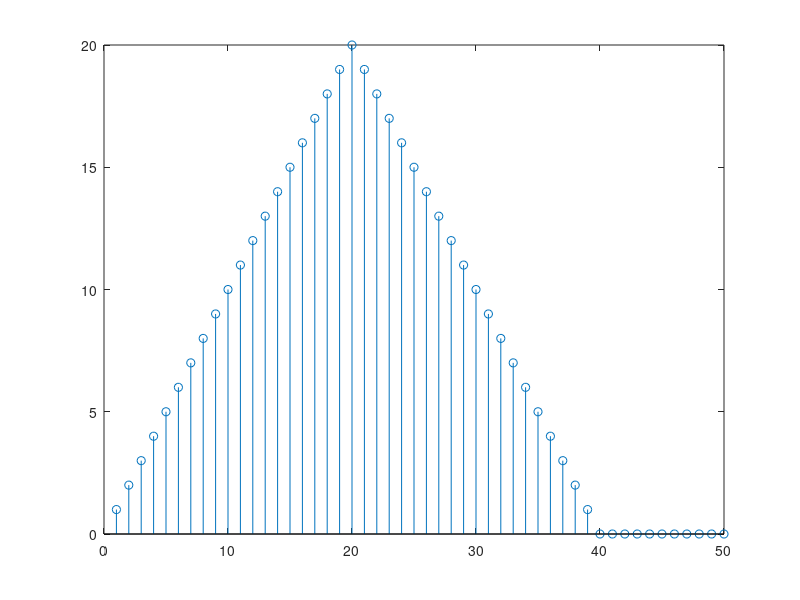
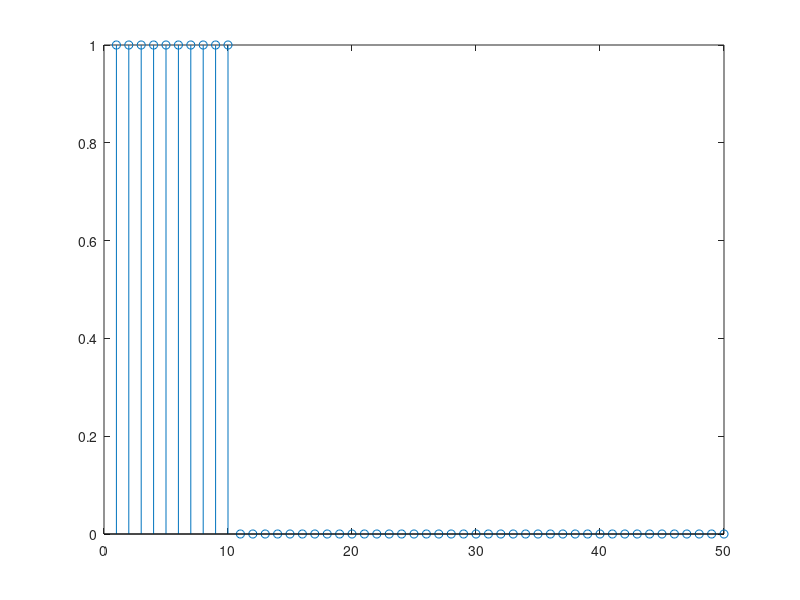
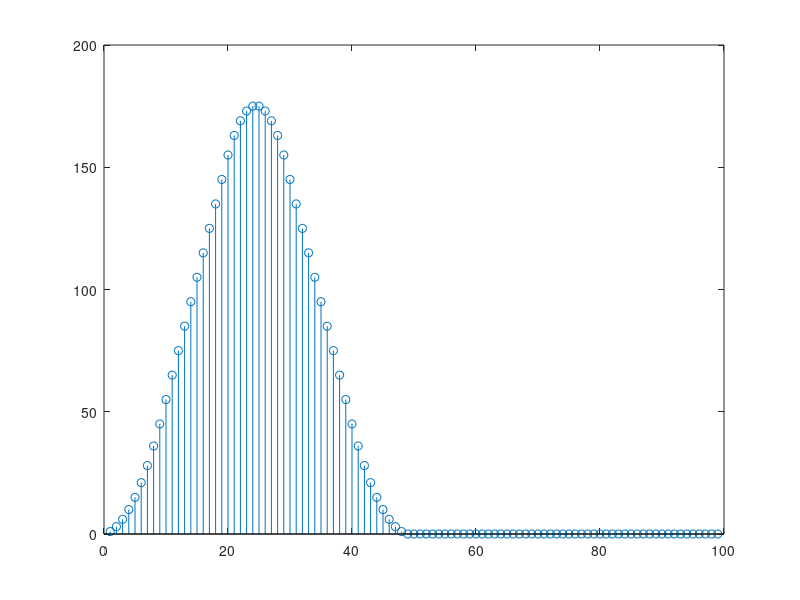
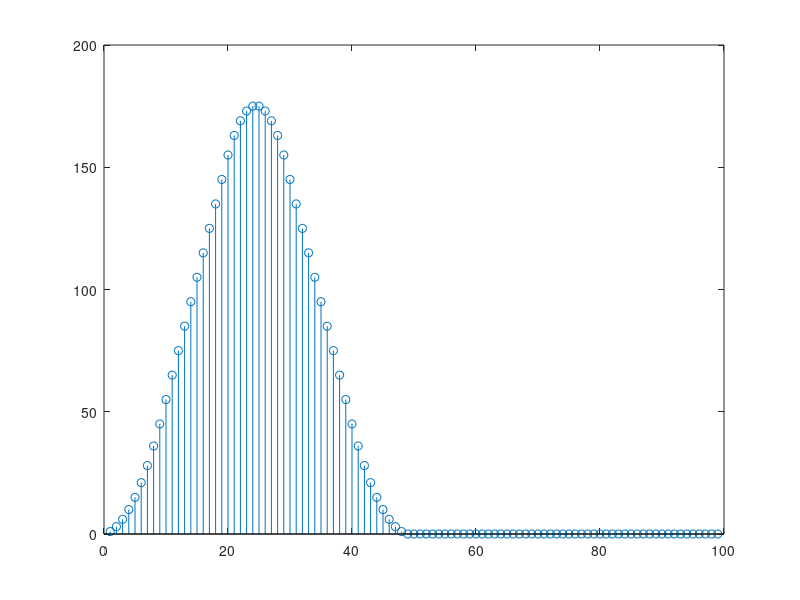

Here is the MATLAB script that generated these plots, in order:
x1 = zeros(50,1);
for i=1:20
    x1(i)=i;
end
for i=21:39
    x1(i)= 40-i;
end
figure;
stem(x1);

x2 = zeros(50,1);
for i=1:10
    x2(i)= 1;
end
figure;
stem(x2);

y = conv(x1,x2);
figure;
stem(y);



M1= zeros(99,50);
for i=1:50
    for j=1:50
        M1(i+j-1,i)= x1(j);
    end
end
M2= reshape(x2,50,1);
y2=M1*M2;

figure;
stem(y2);

%%
x3 = zeros(10,1);
for i=1:3
    x3(i)=3^i;
end

figure;
stem(x3);

x4 = zeros(10,1);
for i=1:5
    x4(i)= 2^i;
end
figure;
stem(x4);

yd1 = conv(x3,x4);
figure;
stem(yd1);



M3= zeros(19,10);
for i=1:10
    for j=1:10
        M3(i+j-1,i)= x3(j);
    end
end
M4= reshape(x4,10,1);
yd2=M3*M4;

figure;
stem(yd2);











